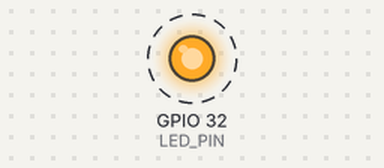
This sketch was run on a simulated ESP32. On the bench: output pins drawn as LEDs (lit = HIGH). Dashed ring = blinking.

Above: at 0.2 s.
Timing chart, 0 to 3.0 s (numbered marks = the images above):
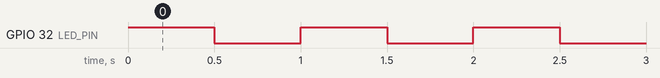

The sketch:

02_External_LED_GPIO32.ino
```cpp
// ESP32 External LED (GPIO32)
// GPIO32 is confirmed. The 500 ms delays here are a beginner-friendly
// matching blink example; exact delays from the original scene were not found.
const int LED_PIN = 32;

void setup() {
  pinMode(LED_PIN, OUTPUT);
}

void loop() {
  digitalWrite(LED_PIN, HIGH);
  delay(500);

  digitalWrite(LED_PIN, LOW);
  delay(500);
}
```

Measured:
- by itself, GPIO 32 (LED_PIN): alternates HIGH for 0.50 s and LOW for 0.50 s
